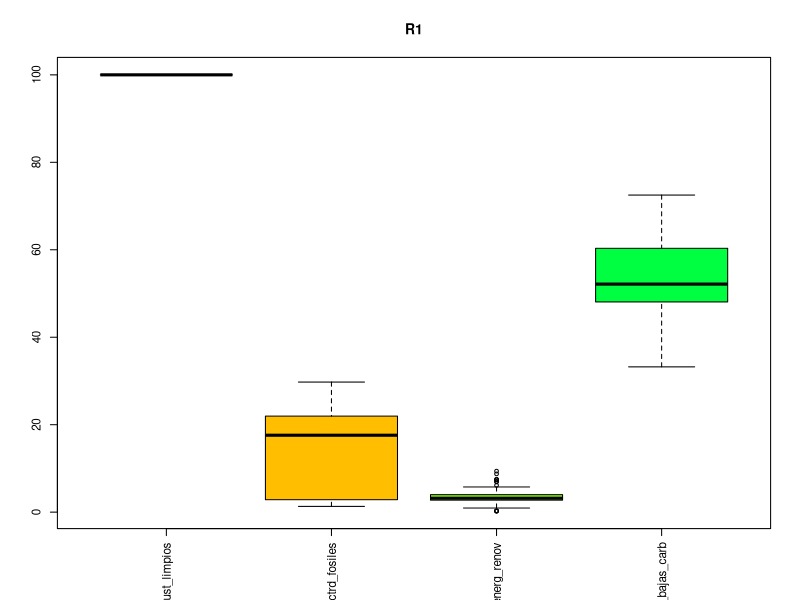
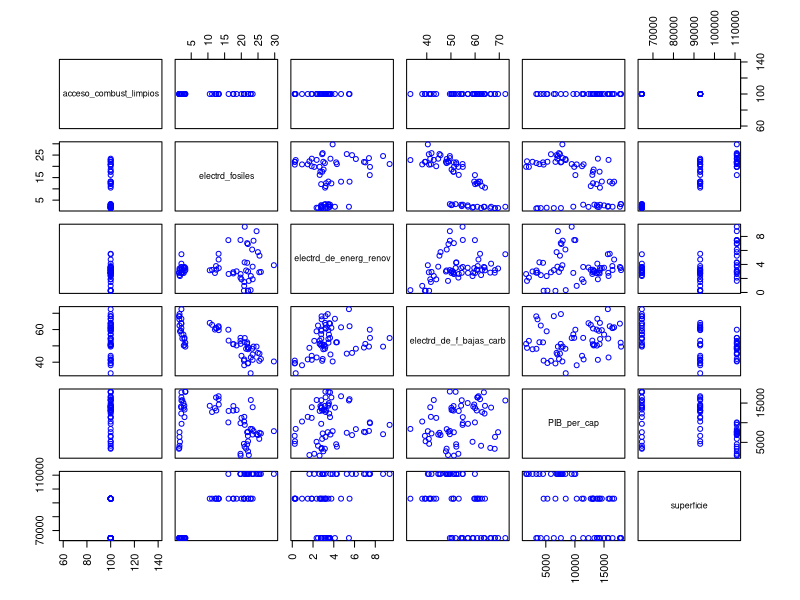
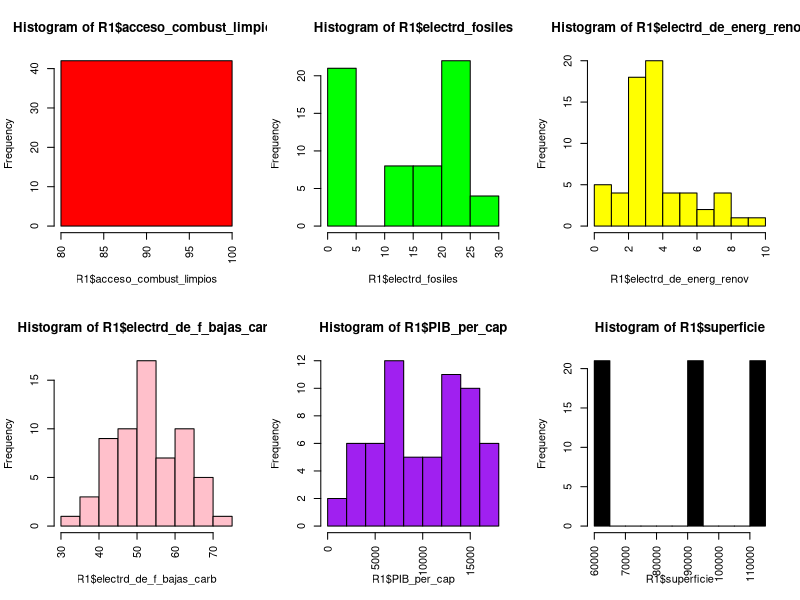

Reproduce these figures in R, in order.
## ---- chunk 1
knitr::opts_chunk$set(echo = TRUE)
## ---- chunk 2
M = read.csv("./datosG10Eq04.csv")
## ---- chunk 3
str(M)
## ---- chunk 4
names(M)
M2 = M[ , c(2, 5, 9, 11, 12, 18, 20)] # COndición filas, condición columnas (si con ,)
## ---- chunk 5
#table(M2$entidad)
R1 = c("Bulgaria", "Hungary", "Latvia")
region = ifelse(M2$entidad %in% R1, "R1", "R2")
M2 = cbind(region, M2)
#names(M2)
M3 = M2[-2] # Quita la columna 2
names(M3)
## ---- chunk 6
R1 = M3[M3$region == "R1", ][-1]
R2 = M3[M3$region == "R2", ][-1]
## ---- chunk 7
summary(R1)
## ---- chunk 8
par(cex = 0.7) # disminuye la letra de las etiquetas
par(las = 3) # voltear las etiquetas
boxplot(R1[1:4], main = "R1", col = rainbow(8))
plot(R1, col = "blue")
par(mfrow = c(2, 3)) # matriz graficos 3 filas, 2 columnas
hist(R1$acceso_combust_limpios, col = "red")
hist(R1$electrd_fosiles, col = "green")
hist(R1$electrd_de_energ_renov, col = "yellow")
hist(R1$electrd_de_f_bajas_carb, col = "pink")
hist(R1$PIB_per_cap, col = "purple")
hist(R1$superficie, col = "black")
## ---- chunk 9
round(cor(R1), 2)
